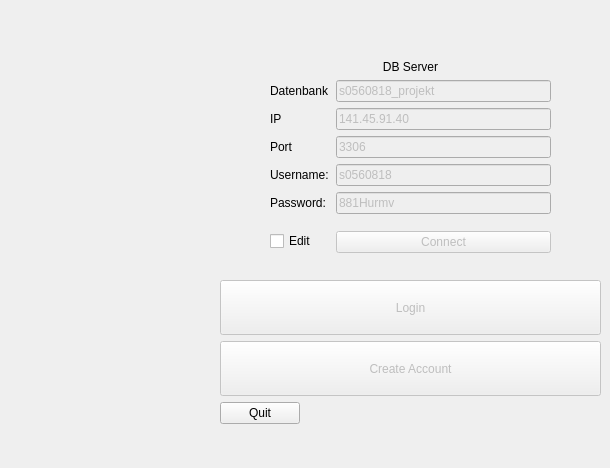
    <widget class="QWidget" name="page0">
     <widget class="QWidget" name="formLayoutWidget">
      <property name="geometry">
       <rect>
        <x>220</x>
        <y>280</y>
        <width>381</width>
        <height>179</height>
       </rect>
      </property>
      <layout class="QFormLayout" name="formLayout">
       <item row="0" column="0" colspan="2">
        <widget class="QPushButton" name="buttonLoginStart">
         <property name="enabled">
          <bool>false</bool>
         </property>
         <property name="minimumSize">
          <size>
           <width>259</width>
           <height>55</height>
          </size>
         </property>
         <property name="text">
          <string>Login</string>
         </property>
        </widget>
       </item>
       <item row="1" column="0" colspan="2">
        <widget class="QPushButton" name="buttonNewUser">
         <property name="enabled">
          <bool>false</bool>
         </property>
         <property name="minimumSize">
          <size>
           <width>259</width>
           <height>55</height>
          </size>
         </property>
         <property name="text">
          <string>Create Account</string>
         </property>
        </widget>
       </item>
       <item row="2" column="0">
        <widget class="QPushButton" name="buttonQuit_4">
         <property name="text">
          <string>Quit</string>
         </property>
        </widget>
       </item>
      </layout>
     </widget>
     <widget class="QWidget" name="formLayoutWidget_3">
      <property name="geometry">
       <rect>
        <x>270</x>
        <y>60</y>
        <width>281</width>
        <height>219</height>
       </rect>
      </property>
      <layout class="QFormLayout" name="formDB">
       <item row="0" column="0" colspan="2">
        <widget class="QLabel" name="labelDB">
         <property name="text">
          <string>DB Server</string>
         </property>
         <property name="alignment">
          <set>Qt::AlignCenter</set>
         </property>
        </widget>
       </item>
       <item row="1" column="0">
        <widget class="QLabel" name="labelDatenbankName">
         <property name="text">
          <string>Datenbank</string>
         </property>
        </widget>
       </item>
       <item row="1" column="1">
        <widget class="QLineEdit" name="lineDatenbankName">
         <property name="enabled">
          <bool>false</bool>
         </property>
         <property name="text">
          <string>s0560818_projekt</string>
         </property>
        </widget>
       </item>
       <item row="2" column="0">
        <widget class="QLabel" name="labelDBServer">
         <property name="text">
          <string>IP</string>
         </property>
        </widget>
       </item>
       <item row="2" column="1">
        <widget class="QLineEdit" name="lineServerDB">
         <property name="enabled">
          <bool>false</bool>
         </property>
         <property name="text">
          <string>141.45.91.40</string>
         </property>
        </widget>
       </item>
       <item row="3" column="0">
        <widget class="QLabel" name="labelDBPort">
         <property name="text">
          <string>Port</string>
         </property>
        </widget>
       </item>
       <item row="3" column="1">
        <widget class="QLineEdit" name="linePortDB">
         <property name="enabled">
          <bool>false</bool>
         </property>
         <property name="text">
          <string>3306</string>
         </property>
        </widget>
       </item>
       <item row="4" column="0">
        <widget class="QLabel" name="labelUserDB">
         <property name="text">
          <string>Username:</string>
         </property>
        </widget>
       </item>
       <item row="4" column="1">
        <widget class="QLineEdit" name="lineUserDB">
         <property name="enabled">
          <bool>false</bool>
         </property>
         <property name="text">
          <string>s0560818</string>
         </property>
        </widget>
       </item>
       <item row="5" column="0">
        <widget class="QLabel" name="labelPassDB">
         <property name="text">
          <string>Password:</string>
         </property>
        </widget>
       </item>
       <item row="5" column="1">
        <widget class="QLineEdit" name="linePassDB">
         <property name="enabled">
          <bool>false</bool>
         </property>
         <property name="text">
          <string>881Hurmv</string>
         </property>
        </widget>
       </item>
       <item row="7" column="0">
        <widget class="QCheckBox" name="checkBox">
         <property name="text">
          <string>Edit</string>
         </property>
        </widget>
       </item>
       <item row="7" column="1">
        <widget class="QPushButton" name="buttonConnectDB">
         <property name="enabled">
          <bool>false</bool>
         </property>
         <property name="text">
          <string>Connect</string>
         </property>
        </widget>
       </item>
       <item row="6" column="0" colspan="2">
        <spacer name="verticalSpacer">
         <property name="orientation">
          <enum>Qt::Vertical</enum>
         </property>
         <property name="sizeType">
          <enum>QSizePolicy::Fixed</enum>
         </property>
         <property name="sizeHint" stdset="0">
          <size>
           <width>20</width>
           <height>5</height>
          </size>
         </property>
        </spacer>
       </item>
       <item row="8" column="0" colspan="2">
        <widget class="QLabel" name="labelConnectDB">
         <property name="enabled">
          <bool>true</bool>
         </property>
         <property name="font">
          <font>
           <pointsize>10</pointsize>
          </font>
         </property>
         <property name="text">
          <string/>
         </property>
         <property name="alignment">
          <set>Qt::AlignCenter</set>
         </property>
        </widget>
       </item>
      </layout>
     </widget>
    </widget>
